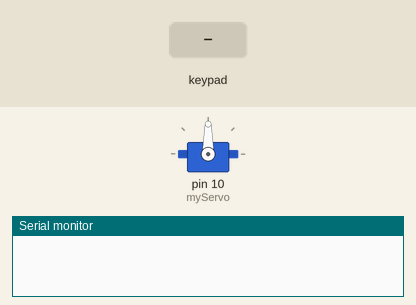
Recording of a sketch running on a simulated Arduino Uno, built with avr-gcc and run on an emulated ATmega328P. Shown: servo, the last lines printed to the serial monitor. The inputs (shaded band) are chosen by the test bench.

Above: at 1.2 s.
1.3 s: key '1' pressed
At 3.5 s:
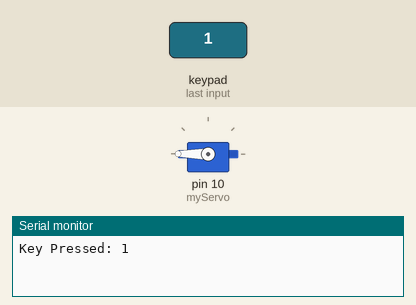
3.8 s: keypad keys 9 8 7 6 pressed 0.4 s apart
At 4.2 s:
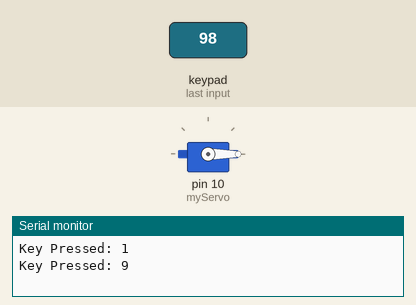
Timing chart, 0 to 13.8 s (numbered marks = the images above; inputs shaded):
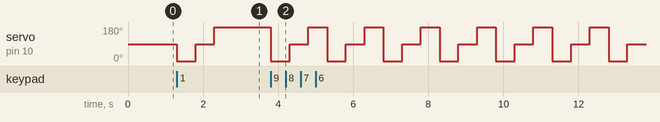

The sketch:

servo_with_keypad.ino
```cpp
#include <Keypad.h>
#include <Servo.h> // Include the Servo library

// Keypad setup
const byte ROWS = 4; // Four rows
const byte COLS = 4; // Four columns

char keys[ROWS][COLS] = {
  {'1','2','3','A'},
  {'4','5','6','B'},
  {'7','8','9','C'},
  {'*','0','#','D'}
};

byte rowPins[ROWS] = {9, 8, 7, 6}; // Connect to the row pinouts of the keypad
byte colPins[COLS] = {5, 4, 3, 2}; // Connect to the column pinouts of the keypad

// Create an object for the keypad
Keypad keypad = Keypad(makeKeymap(keys), rowPins, colPins, ROWS, COLS);

// Servo setup
Servo myServo; // Create a servo object

void setup() {
  myServo.attach(10); // Attach the servo to pin 10
  Serial.begin(9600); // Start serial communication
}

void loop() {
  char key = keypad.getKey(); // Read the key from the keypad

  if (key) { // If a key is pressed
    Serial.print("Key Pressed: ");
    Serial.println(key);

    // Ensure the key is numeric before converting
    if (key >= '0' && key <= '9') {
      int k = key - '0'; // Convert char to its numeric value

      // Rotate the servo k times
      for (int i = 0; i < k; i++) {
        myServo.write(0);   // Rotate to 0°
        delay(500);         // Wait for 500ms
        myServo.write(90);  // Rotate to 90°
        delay(500);         // Wait for 500ms
        myServo.write(180); // Rotate to 180°
        delay(500);         // Wait for 500ms
      }
    } else {
      Serial.println("Non-numeric key pressed.");
    }
  }
}
```

Measured:
- after the input at 1.3 s, servo on pin 10 (myServo): 90° → 0° at once, → 90° 0.50 s later, → 180° 0.50 s later
- after the input at 3.8 s, servo on pin 10 (myServo): 180° → 0° at once, then repeats every 1.5 s: 90° 0.50 s, 180° 0.50 s, 0° 0.50 s
